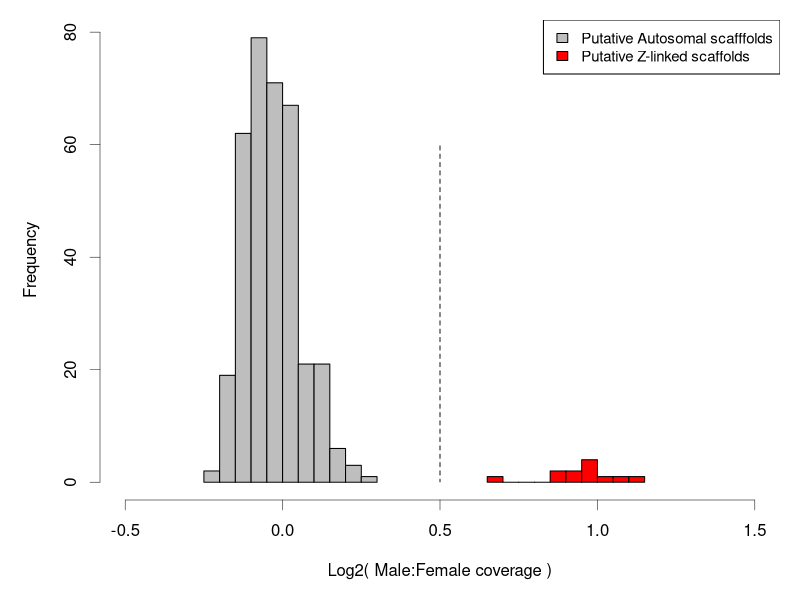

This chart was generated by the following R code: (Note: this script raises an error after producing the figure.)
library(plotrix)

# Import median coverage data
coveragedata <- read.table("../input_files/mergedcoveragedepth.txt",header=T, stringsAsFactors = F)

# coveragedata[ apply(coveragedata[3:8], 1, function(x) any(is.na(x))) , ] filter for incomplete cases



# Import data on scaffolds with genes
# genescaff.Dp  <- read.delim(file = "./input_files/dplex_gene-scaff.txt", stringsAsFactors = F, header=F, col.names = c("scaff.tar","gene.tar"))


# calculate N90 scaffold size.  
scaffL <- sort(coveragedata$Length, decreasing=T)
genomeSize <- sum(scaffL)
scaffCumsum <- cumsum(scaffL)
genome90 <- 0.90 * genomeSize
n90bp <- scaffL[ scaffCumsum > genome90][1]


##remove incomplete cases
coverageforz <- na.omit(coveragedata)
# require scaffolds have non-zero median coverages in all samples
nonZero <- apply(coverageforz[,3:8],1, function(x) {all(x > 0)} ) 
notShort <- coverageforz$Length > n90bp # exclude short scaffolds
coverageforz <- coverageforz[ nonZero & notShort , ] 



##normalize coverage data
tmp <- t (t(coverageforz[,3:8]) / colMeans(coverageforz[,3:8]) )  #JRW
coverageforz[,3:8] <- tmp  #JRW
normcov <- coverageforz[order(coverageforz$Length, decreasing = T), ]
# if (is.unsorted(normcov$Length) ) {stop("normcov vector isn't sorted by length") } # 



# normalcoverage <- coverageforz[coverageforz$Scaffold %in% genescaff.Dp$scaff.tar, ]

m.ind <-c(3,6,8)
f.ind <-c(4,5,7)

malemean2 <- rowMeans(normcov[, m.ind])
femalemean2 <- rowMeans(normcov[, f.ind])
#now make the ratio
normcov$log2mf <- log2(malemean2/femalemean2)

#countratio2 <- cbind(normalcoverage[, 1:2], countratio2)


pdf(file="../output/coverage_hist.pdf", w=6, h=6 , pointsize=10)
par(mar=c(5,5,1,1))
tmp <- hist(normcov$log2mf[normcov$log2mf < 0.5], bty="n", breaks = seq(-.25,.3,.05), xlim = c(-.5,1.5), xlab=("Log2( Male:Female coverage )"), col="grey", main="", lwd=0.5)
hist(normcov$log2mf[normcov$log2mf > 0.5],  breaks = seq(.65,1.15,.05), add=T, col="red")
ablineclip(v=0.5, lty=2, y1=0, y2=60, lwd = .9)
#abline(v=0.5, lty=2)
legend("topright", legend=c("Putative Autosomal scafffolds", "Putative Z-linked scaffolds"), fill=c("grey","red"), cex = 0.9, bg="white")
dev.off()


# Write out Z-linked scaffolds
Zscaffs <- normcov[normcov$log2mf > 0.5, "Scaffold"]
write(Zscaffs, file="../output/Dplex_Zscaffs.txt", ncolumns = 1)

# dump normalized coverage and ratios to file for reading into liftover script
dump("normcov", file="../output/NormCov_DataFrame.R")






# #plot coverage ratio by length to Z-linked scaffolds
#

pdf(file = "./output/M-FCovRatio_N90all.pdf", w=6, h=4, pointsize=10)
par(mar=c(5,5,1,1))
plot(log10(normcov$Length), normcov$log2mf, cex = .5, pch = 19, ylim=c(-0.5, 1.4),  xlog=F,
	 ylab="Log2[ Male:Female coverage ]", xlab = "Log10[ Scaffold Length (bp) ]"
)  # JRW
abline(h=1, col="red", lty=2)
abline(h=0, col="blue", lty=2)
dev.off()

####################
# Below this point is scratch or previous work not needed -- 11/16/2015
####################





# # create lists of all 3 possible pairwise combinations within sex
# Mcombos <- combn(m.ind, m = 2, simplify = F)
# Fcombos <- combn(f.ind, m = 2, simplify = F)
# combos <- c(Mcombos, Fcombos)

# #create a matrix with columns of log2ratios of coverage for each possible combination.
# ratios.inSex <- sapply( combos,  FUN = function(x) { log2(normcov[,x[1]] / normcov[ , x[2]]) })

# par(mfrow =c(2, 3))
# for (i in 1:6) {
	# title <- names(normcov)[combos[[i]]]
	# plot(log10(normcov$Length),ratios.inSex[, i], cex = .5, pch = 19, ylim=c(-6,6), xlim = c(2.45, 7), main=title)
# }

# # this checks for NAs in ratios.  Shouldn't be any after filtering applied at outset...
# # apply(ratios.inSex, 2, function(x) sum(is.na(x)))
# # normcov [ apply(ratios.inSex, 1, function(x) any(is.na(x))) , ]

# apply(ratios.inSex, 2, function(x) sum(!is.finite(x)))
# normcov [ apply(ratios.inSex, 1, function(x) any(is.na(x))) , ]


# ratio.sd.inSex <- apply(ratios.inSex, 1, sd)

# sd.win <- rollapply(ratio.sd.inSex*2, width = 30, FUN =mean, fill=NA)

# lines(log10(normcov$Length), sd.win, col="red")
# lines(lowess(log10(normcov$Length), ratio.sd.inSex, f = .01), col="red")

# is.unsorted(normcov$Length)

# #proving that scaffolds are not ordered by length
# # for (i in 1:nrow(normalcoverage)) {
	# # if (normalcoverage$Length[i] < normalcoverage$Length[i+1] ) {
		# # print(normalcoverage[ i + -1:1 , 1:2])
	# # }
# # }


# hist(normcov$log2mf, ylog = F, breaks = seq(-5,5,.05))


# #making a histogram of coverage differences
# hist.data=hist(countratio2[1:500],breaks=seq(-2,2,.1))
# hist.data$counts = log10(hist.data$counts)
# plot(hist.data, ylab='log10(Frequency)',ylim=c(0,2.5),xlim=c(-1.5,1.5),
# main="Distribution of coverage difference between sexes",xlab="Log2(Male/Female)")






# plot(log10(normcov$Length),normcov$log2mf, cex = .5, pch = 19, ylim=c(-0.5, 1.4) )  # JRW
# abline(h=1, col="blue", lty=2)
# abline(h=0, col="black", lty=2)
# abline(v=log10(10000), col="red")


# sum(coveragedata$Length[coveragedata$Length > 50000])/ sum(coveragedata$Length)



# ##cool now let's assess significance
# ##first focus on the non-noisy portion
# subber=data.frame(normalcoverage$Scaffold[1:500],countratio2[1:500])
# subber=as.numeric(subber)
# answer=subber[which(subber[,2] >.5),]
# ##we get 12 scaffolds out of this##
# inds=c(1,3,5,12,28,66,68,75,83,134,145,146,498)
# plot(normalcoverage$Scaffold,countratio2, main="By Coverage Depth", xlab="Scaffold",xlim=c(0,400),ylim=c(-2,2))
# #we'll flag all the scaffolds identified by coverage depth with red
# points(inds,countratio2[inds],col="red")

# #making a histogram of coverage differences
# hist.data=hist(countratio2[1:500],breaks=seq(-2,2,.1))
# hist.data$counts = log10(hist.data$counts)
# plot(hist.data, ylab='log10(Frequency)',ylim=c(0,2.5),xlim=c(-1.5,1.5),
# main="Distribution of coverage difference between sexes",xlab="Log2(Male/Female)")

# ##let's look at scaffold 28 
# ##choose merged28.txt
# merged28=read.table(file.choose(),header=T)
# merged28=na.omit(merged28)
# meandude=(merged28[,3]+merged28[,5]+merged28[,7])/3
# meanchick=(merged28[,4]+merged28[,6]+merged28[,8])/3
# therat=log2(meandude/meanchick)
# plot(merged28$Base,therat,ylim=c(-5,5),pch=19,col=rgb(0,0,0,alpha=.01))
# plot(merged28$Base,merged28$M36M)